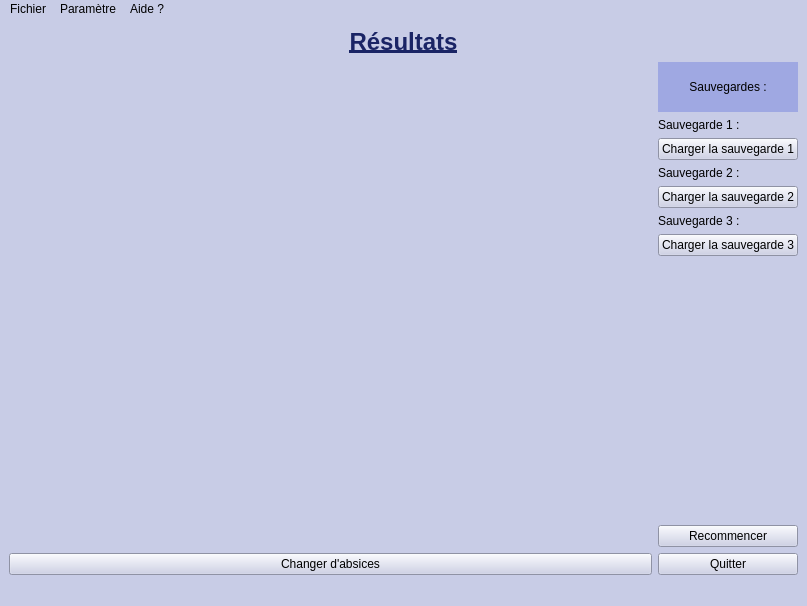
<?xml version="1.0" encoding="UTF-8"?>
<ui version="4.0">
 <class>resultats</class>
 <widget class="QMainWindow" name="resultats">
  <property name="geometry">
   <rect>
    <x>0</x>
    <y>0</y>
    <width>807</width>
    <height>606</height>
   </rect>
  </property>
  <property name="windowTitle">
   <string>MainWindow</string>
  </property>
  <property name="styleSheet">
   <string notr="true">background-color: rgb(200, 204, 230);</string>
  </property>
  <widget class="QWidget" name="centralwidget">
   <layout class="QVBoxLayout" name="verticalLayout_6">
    <item>
     <layout class="QVBoxLayout" name="verticalLayout">
      <item>
       <widget class="QLabel" name="label">
        <property name="styleSheet">
         <string notr="true">font: 9pt &quot;Louis George Café&quot;;</string>
        </property>
        <property name="text">
         <string>&lt;html&gt;&lt;head/&gt;&lt;body&gt;&lt;h1 align=&quot;center&quot; style=&quot; margin-top:18px; margin-bottom:12px; margin-left:0px; margin-right:0px; -qt-block-indent:0; text-indent:0px;&quot;&gt;&lt;span style=&quot; font-size:xx-large; font-weight:700; text-decoration: underline; color:#1a2465;&quot;&gt;Résultats&lt;/span&gt;&lt;/h1&gt;&lt;/body&gt;&lt;/html&gt;</string>
        </property>
        <property name="alignment">
         <set>Qt::AlignCenter</set>
        </property>
       </widget>
      </item>
     </layout>
    </item>
    <item>
     <layout class="QHBoxLayout" name="horizontalLayout_3">
      <item>
       <layout class="QVBoxLayout" name="verticalLayout_5">
        <item>
         <widget class="QFrame" name="frameGraphe">
          <property name="sizePolicy">
           <sizepolicy hsizetype="Expanding" vsizetype="Expanding">
            <horstretch>0</horstretch>
            <verstretch>0</verstretch>
           </sizepolicy>
          </property>
          <layout class="QHBoxLayout" name="horizontalLayout_4">
           <item>
            <layout class="QVBoxLayout" name="LayoutGraphe"/>
           </item>
          </layout>
         </widget>
        </item>
        <item>
         <widget class="QPushButton" name="pushButton_3">
          <property name="text">
           <string>Changer d'absices</string>
          </property>
         </widget>
        </item>
       </layout>
      </item>
      <item>
       <layout class="QVBoxLayout" name="verticalLayout_3">
        <item>
         <layout class="QVBoxLayout" name="verticalLayout_2">
          <item>
           <widget class="QLabel" name="label_2">
            <property name="sizePolicy">
             <sizepolicy hsizetype="Preferred" vsizetype="Preferred">
              <horstretch>0</horstretch>
              <verstretch>0</verstretch>
             </sizepolicy>
            </property>
            <property name="minimumSize">
             <size>
              <width>0</width>
              <height>50</height>
             </size>
            </property>
            <property name="styleSheet">
             <string notr="true">background-color: rgb(159, 168, 226);
</string>
            </property>
            <property name="text">
             <string>Sauvegardes :</string>
            </property>
            <property name="alignment">
             <set>Qt::AlignCenter</set>
            </property>
           </widget>
          </item>
          <item>
           <widget class="QLabel" name="label_3">
            <property name="text">
             <string>Sauvegarde 1 :</string>
            </property>
           </widget>
          </item>
          <item>
           <widget class="QPushButton" name="pushButton_4">
            <property name="text">
             <string>Charger la sauvegarde 1</string>
            </property>
           </widget>
          </item>
          <item>
           <widget class="QLabel" name="label_4">
            <property name="text">
             <string>Sauvegarde 2 :</string>
            </property>
           </widget>
          </item>
          <item>
           <widget class="QPushButton" name="pushButton_5">
            <property name="text">
             <string>Charger la sauvegarde 2</string>
            </property>
           </widget>
          </item>
          <item>
           <widget class="QLabel" name="label_5">
            <property name="text">
             <string>Sauvegarde 3 :</string>
            </property>
           </widget>
          </item>
          <item>
           <widget class="QPushButton" name="pushButton_6">
            <property name="text">
             <string>Charger la sauvegarde 3</string>
            </property>
           </widget>
          </item>
         </layout>
        </item>
        <item>
         <layout class="QVBoxLayout" name="verticalLayout_4">
          <item>
           <spacer name="verticalSpacer">
            <property name="orientation">
             <enum>Qt::Vertical</enum>
            </property>
            <property name="sizeHint" stdset="0">
             <size>
              <width>20</width>
              <height>40</height>
             </size>
            </property>
           </spacer>
          </item>
          <item>
           <widget class="QPushButton" name="pushButton_2">
            <property name="text">
             <string>Recommencer</string>
            </property>
           </widget>
          </item>
          <item>
           <widget class="QPushButton" name="pushButton">
            <property name="text">
             <string>Quitter</string>
            </property>
           </widget>
          </item>
         </layout>
        </item>
       </layout>
      </item>
     </layout>
    </item>
   </layout>
  </widget>
  <widget class="QMenuBar" name="menubar">
   <property name="geometry">
    <rect>
     <x>0</x>
     <y>0</y>
     <width>807</width>
     <height>21</height>
    </rect>
   </property>
   <widget class="QMenu" name="menuFichier">
    <property name="title">
     <string>Fichier</string>
    </property>
   </widget>
   <widget class="QMenu" name="menuParam_tre">
    <property name="title">
     <string>Paramètre</string>
    </property>
    <addaction name="actionParam_trages"/>
   </widget>
   <widget class="QMenu" name="menuAide">
    <property name="title">
     <string>Aide ?</string>
    </property>
    <addaction name="actionAide"/>
   </widget>
   <addaction name="menuFichier"/>
   <addaction name="menuParam_tre"/>
   <addaction name="menuAide"/>
  </widget>
  <widget class="QStatusBar" name="statusbar"/>
  <action name="actionAide">
   <property name="text">
    <string>Aide</string>
   </property>
  </action>
  <action name="actionParam_trages">
   <property name="text">
    <string>Paramétrages</string>
   </property>
  </action>
 </widget>
 <resources/>
 <connections/>
</ui>
